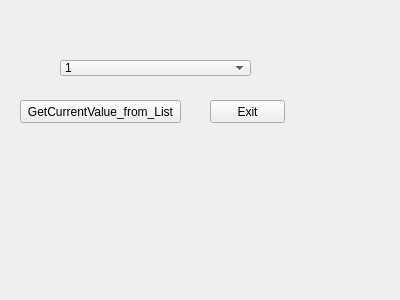
<?xml version="1.0" encoding="UTF-8"?>
<ui version="4.0">
 <class>Form</class>
 <widget class="QWidget" name="Form">
  <property name="geometry">
   <rect>
    <x>0</x>
    <y>0</y>
    <width>400</width>
    <height>300</height>
   </rect>
  </property>
  <property name="windowTitle">
   <string>Form</string>
  </property>
  <widget class="QComboBox" name="comboBox">
   <property name="geometry">
    <rect>
     <x>60</x>
     <y>60</y>
     <width>191</width>
     <height>16</height>
    </rect>
   </property>
   <item>
    <property name="text">
     <string>1</string>
    </property>
   </item>
   <item>
    <property name="text">
     <string>2</string>
    </property>
   </item>
   <item>
    <property name="text">
     <string>3</string>
    </property>
   </item>
   <item>
    <property name="text">
     <string>4</string>
    </property>
   </item>
   <item>
    <property name="text">
     <string>5</string>
    </property>
   </item>
   <item>
    <property name="text">
     <string>6</string>
    </property>
   </item>
   <item>
    <property name="text">
     <string>7</string>
    </property>
   </item>
   <item>
    <property name="text">
     <string>8</string>
    </property>
   </item>
   <item>
    <property name="text">
     <string>9</string>
    </property>
   </item>
   <item>
    <property name="text">
     <string>10</string>
    </property>
   </item>
  </widget>
  <widget class="QPushButton" name="pushButton">
   <property name="geometry">
    <rect>
     <x>20</x>
     <y>100</y>
     <width>161</width>
     <height>23</height>
    </rect>
   </property>
   <property name="text">
    <string>GetCurrentValue_from_List</string>
   </property>
  </widget>
  <widget class="QPushButton" name="pushButton_2">
   <property name="geometry">
    <rect>
     <x>210</x>
     <y>100</y>
     <width>75</width>
     <height>23</height>
    </rect>
   </property>
   <property name="text">
    <string>Exit</string>
   </property>
  </widget>
 </widget>
 <resources/>
 <connections/>
</ui>
